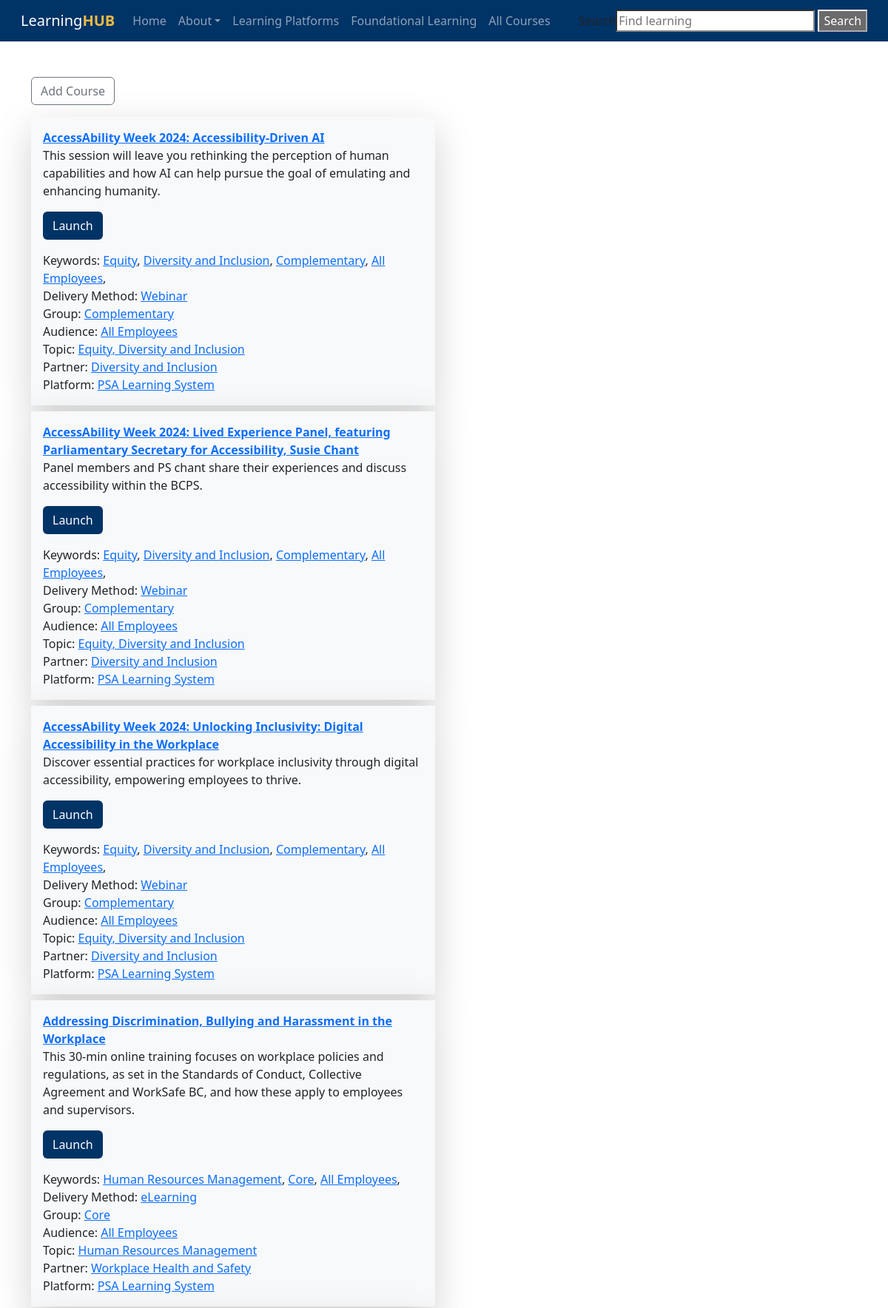
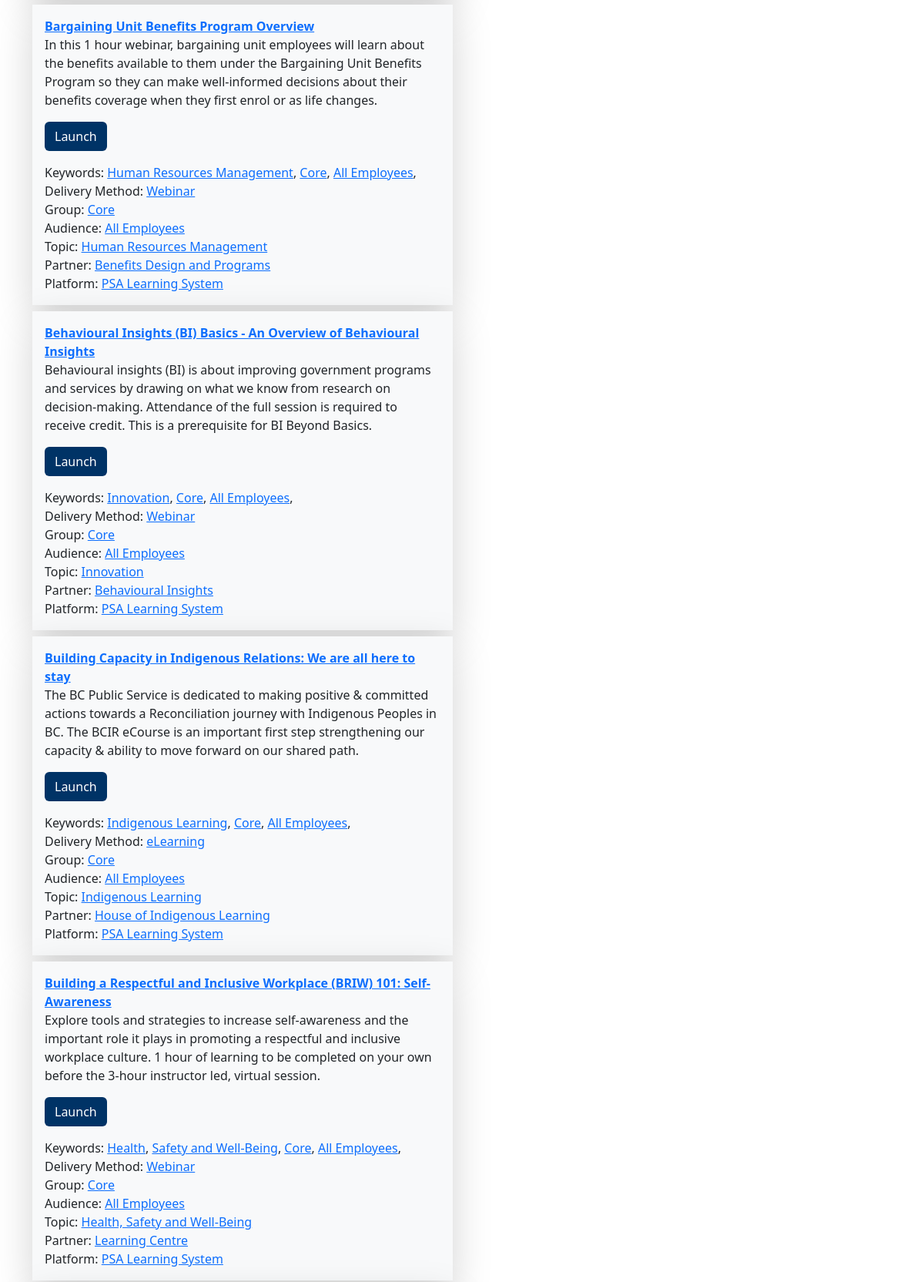
/courses.php (upper part), run on the app's committed database (2 pictures, top to bottom).
### tables this page shows
CREATE TABLE "courses" (
    "id" INTEGER PRIMARY KEY AUTOINCREMENT NOT NULL,
    "status" INTEGER NOT NULL,
    "sortorder" INTEGER,
    "name" VARCHAR NOT NULL,
    "slug" VARCHAR,
    "description" VARCHAR NOT NULL,
    "created" DATETIME NOT NULL,
    "modified" DATETIME,
    "expiry_date" DATETIME,
    "user_idir" VARCHAR,
    "course_id" INTEGER,
    "weight" INTEGER,
    "url" VARCHAR,
    "keywords" VARCHAR,
    "refresh_cycle" TEXT,
    "partner_id" INTEGER,
    "platform_id" INTEGER,
    "dmethod_id" INTEGER,
    "group_id" INTEGER,
    "audience_id" INTEGER,
    "topic_id" INTEGER,
    FOREIGN KEY(partner_id) REFERENCES learning_partners(id),
    FOREIGN KEY(platform_id) REFERENCES learning_platforms(id),
    FOREIGN KEY(dmethod_id) REFERENCES delivery_methods(id),
    FOREIGN KEY(group_id) REFERENCES groups(id),
    FOREIGN KEY(audience_id) REFERENCES audiences(id),
    FOREIGN KEY(topic_id) REFERENCES topics(id)
);

CREATE TABLE "delivery_methods" (
    "id" INTEGER PRIMARY KEY AUTOINCREMENT NOT NULL,
    "created" DATETIME,
    "modified" DATETIME,
    "sortorder" INTEGER,
    "name" VARCHAR,
    "slug" VARCHAR,
    "description" VARCHAR,
    "icon" VARCHAR,
    "color" VARCHAR
);

CREATE TABLE "groups" (
    "id" INTEGER PRIMARY KEY AUTOINCREMENT NOT NULL,
    "created" DATETIME,
    "modified" DATETIME,
    "sortorder" INTEGER,
    "name" VARCHAR,
    "slug" VARCHAR,
    "description" VARCHAR,
    "icon" VARCHAR,
    "color" VARCHAR
);

CREATE TABLE "audiences" (
    "id" INTEGER PRIMARY KEY AUTOINCREMENT NOT NULL,
    "created" DATETIME,
    "modified" DATETIME,
    "sortorder" INTEGER,
    "name" VARCHAR,
    "slug" VARCHAR,
    "description" VARCHAR,
    "icon" VARCHAR,
    "color" VARCHAR
);

CREATE TABLE "topics" (
    "id" INTEGER PRIMARY KEY AUTOINCREMENT NOT NULL,
    "created" DATETIME,
    "modified" DATETIME,
    "sortorder" INTEGER,
    "name" VARCHAR,
    "slug" VARCHAR,
    "description" VARCHAR,
    "icon" VARCHAR,
    "color" VARCHAR
);

CREATE TABLE "learning_partners" (
    "id" INTEGER PRIMARY KEY AUTOINCREMENT NOT NULL,
    "created" DATETIME,
    "modified" DATETIME,
    "sortorder" INTEGER,
    "name" VARCHAR,
    "slug" VARCHAR,
    "description" VARCHAR,
    "icon" VARCHAR,
    "logo" VARCHAR,
    "color" VARCHAR,
    "url" VARCHAR,
    "admin_name" VARCHAR,
    "admin_email" VARCHAR
);

CREATE TABLE "learning_platforms" (
    "id" INTEGER PRIMARY KEY AUTOINCREMENT NOT NULL,
    "created" DATETIME,
    "modified" DATETIME,
    "sortorder" INTEGER,
    "name" VARCHAR,
    "slug" VARCHAR,
    "description" VARCHAR,
    "logo" VARCHAR,
    "icon" VARCHAR,
    "color" VARCHAR,
    "url" VARCHAR
);

### courses.php (the view, shortened to what this page needs)
<?php
$db = new SQLite3('courses.sqlite', SQLITE3_OPEN_CREATE | SQLITE3_OPEN_READWRITE);
$db->enableExceptions(true);
?>
<!doctype html>
<html>
<head>
<link href="https://cdn.jsdelivr.net/npm/bootstrap@5.3.3/dist/css/bootstrap.min.css" rel="stylesheet">
</head>
<body>
<?php require('template/nav.php') ?>
<div class="container">
<div class="row">
<div class="col-md-6">
<div class="mb-3"><a href="course-add.php" class="btn btn-outline-secondary">Add Course</a></div>
<?php
$sql = 'SELECT
            c.id AS cid,
            c.name AS cname,
            c.status AS cstatus,
            c.description AS cdesc,
            c.keywords AS ckeys,
            c.url AS curl,
            dm.name AS dmname,
            dm.id AS dmid,
            g.name AS groupname,
            g.id AS groupid,
            a.name AS audiencename,
            a.id AS audienceid,
            top.name AS topicname,
            top.id AS topicid,
            pa.name AS partnername,
            pa.id AS partnerid,
            plat.name AS platformname,
            plat.id AS platformid
        FROM
            courses c
        JOIN delivery_methods dm ON dm.id = c.dmethod_id
        JOIN groups g ON g.id = c.group_id
        JOIN audiences a ON a.id = c.audience_id
        JOIN topics top ON top.id = c.topic_id
        JOIN learning_partners pa ON pa.id = c.partner_id
        JOIN learning_platforms plat ON plat.id = c.platform_id
        WHERE
            c.status = "published";';
$statement = $db->prepare($sql);
$result = $statement->execute();
?>
<?php while ($row = $result->fetchArray()): ?>
    <div class="p-3 mb-2 bg-light shadow-lg">
        <div><a class="fw-bold" href="course.php?cid=<?= $row['cid'] ?>"><?= $row['cname'] ?></a></div>
        <div class="mb-3"><?= $row['cdesc'] ?></div>
        <div class="my-3"><a class="btn text-white" style="background-color:#003366" href="<?= $row['curl'] ?>">Launch</a></div>
        <?php if(!empty($row['ckeys'])): ?>
        <?php $keys = explode(',',$row['ckeys']) ?>
        <div>
        Keywords:
        <?php foreach($keys as $k): ?>
        <a href="keyword.php?keyword=<?= $k ?>"><?= $k ?></a>,
        <?php endforeach ?>
        </div>
        <?php endif ?>
        <div>Delivery Method: <a href="filter.php?dmethod=<?= $row['dmid'] ?>"><?= $row['dmname'] ?></a></div>
        <div>Group: <a href="filter.php?group=<?= $row['groupid'] ?>"><?= $row['groupname'] ?></a></div>
        <div>Audience: <a href="filter.php?audience=<?= $row['audienceid'] ?>"><?= $row['audiencename'] ?></a></div>
        <div>Topic: <a href="filter.php?topic=<?= $row['topicid'] ?>"><?= $row['topicname'] ?></a></div>
        <div>Partner: <a href="filter.php?partner=<?= $row['partnerid'] ?>"><?= $row['partnername'] ?></a></div>
        <div>Platform: <a href="filter.php?platform=<?= $row['platformid'] ?>"><?= $row['platformname'] ?></a></div>
    </div>
<?php endwhile ?>
</div>
</div>
</div>
</body>
</html>

### data on the page
courses: name "AccessAbility Week 2024: Accessibility-Driven AI", description "This session will leave you rethinking the perception of human capabilities and how AI can help pursue the goal of emulating and enhancing humanity.", keywords "Equity", keywords "Diversity and Inclusion", keywords "Complementary", keywords "All Employees", dmethod.name "Webinar", group.name "Complementary", audience.name "All Employees", topic.name "Equity, Diversity and Inclusion", partner.name "Diversity and Inclusion", platform.name "PSA Learning System"
courses: name "AccessAbility Week 2024: Lived Experience Panel, featuring Parliamentary Secretary for Accessibility, Susie Chant", description "Panel members and PS chant share their experiences and discuss accessibility within the BCPS.", keywords "Equity", keywords "Diversity and Inclusion", keywords "Complementary", keywords "All Employees", dmethod.name "Webinar", group.name "Complementary", audience.name "All Employees", topic.name "Equity, Diversity and Inclusion", partner.name "Diversity and Inclusion", platform.name "PSA Learning System"
courses: name "AccessAbility Week 2024: Unlocking Inclusivity: Digital Accessibility in the Workplace", description "Discover essential practices for workplace inclusivity through digital accessibility, empowering employees to thrive.", keywords "Equity", keywords "Diversity and Inclusion", keywords "Complementary", keywords "All Employees", dmethod.name "Webinar", group.name "Complementary", audience.name "All Employees", topic.name "Equity, Diversity and Inclusion", partner.name "Diversity and Inclusion", platform.name "PSA Learning System"
courses: name "Addressing Discrimination, Bullying and Harassment in the Workplace", description "This 30-min online training focuses on workplace policies and regulations, as set in the Standards of Conduct, Collective Agreement and WorkSafe BC, and how these apply to employees and supervisors.", keywords "Human Resources Management", keywords "Core", keywords "All Employees", dmethod.name "eLearning", group.name "Core", audience.name "All Employees", topic.name "Human Resources Management", partner.name "Workplace Health and Safety", platform.name "PSA Learning System"
courses: name "Bargaining Unit Benefits Program Overview", description "In this 1 hour webinar, bargaining unit employees will learn about the benefits available to them under the Bargaining Unit Benefits Program so they can make well-informed decisions about their benefits coverage when they first enrol or as life changes.", keywords "Human Resources Management", keywords "Core", keywords "All Employees", dmethod.name "Webinar", group.name "Core", audience.name "All Employees", topic.name "Human Resources Management", partner.name "Benefits Design and Programs", platform.name "PSA Learning System"
courses: name "Behavioural Insights (BI) Basics - An Overview of Behavioural Insights", description "Behavioural insights (BI) is about improving government programs and services by drawing on what we know from research on decision-making. Attendance of the full session is required to receive credit. This is a prerequisite for BI Beyond Basics.", keywords "Innovation", keywords "Core", keywords "All Employees", dmethod.name "Webinar", group.name "Core", audience.name "All Employees", topic.name "Innovation", partner.name "Behavioural Insights", platform.name "PSA Learning System"
courses: name "Building Capacity in Indigenous Relations: We are all here to stay", description "The BC Public Service is dedicated to making positive & committed actions towards a Reconciliation journey with Indigenous Peoples in BC. The BCIR eCourse is an important first step strengthening our capacity & ability to move forward on our shared path.", keywords "Indigenous Learning", keywords "Core", keywords "All Employees", dmethod.name "eLearning", group.name "Core", audience.name "All Employees", topic.name "Indigenous Learning", partner.name "House of Indigenous Learning", platform.name "PSA Learning System"
courses: name "Building a Respectful and Inclusive Workplace (BRIW) 101: Self-Awareness", description "Explore tools and strategies to increase self-awareness and the important role it plays in promoting a respectful and inclusive workplace culture. 1 hour of learning to be completed on your own before the 3-hour instructor led, virtual session.", keywords "Health", keywords "Safety and Well-Being", keywords "Core", keywords "All Employees", dmethod.name "Webinar", group.name "Core", audience.name "All Employees", topic.name "Health, Safety and Well-Being", partner.name "Learning Centre", platform.name "PSA Learning System"
